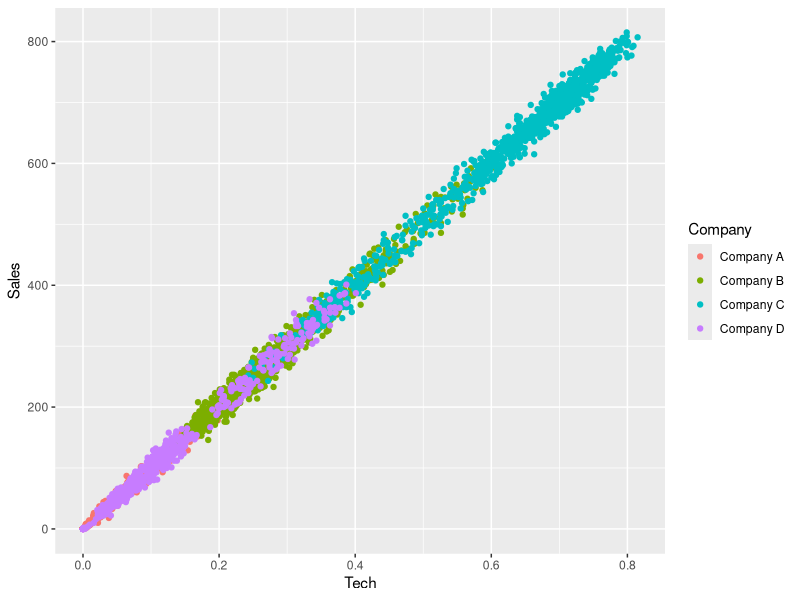
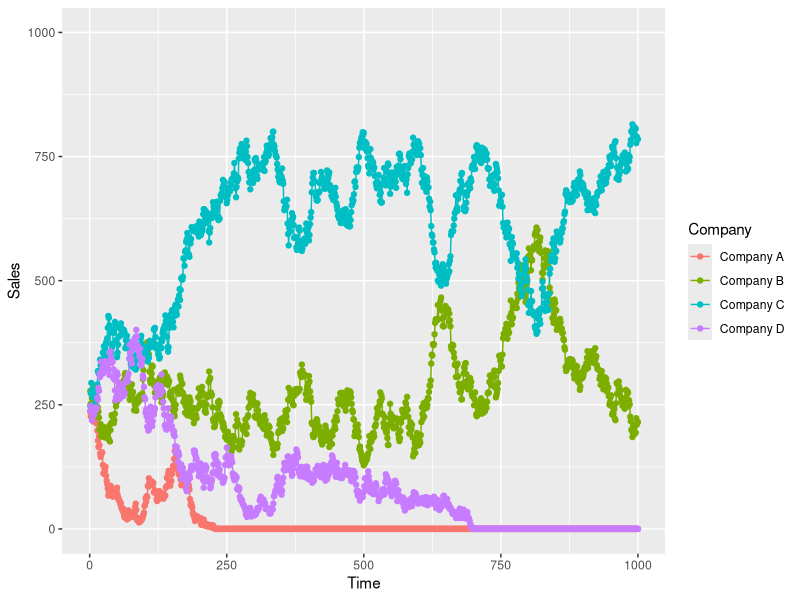
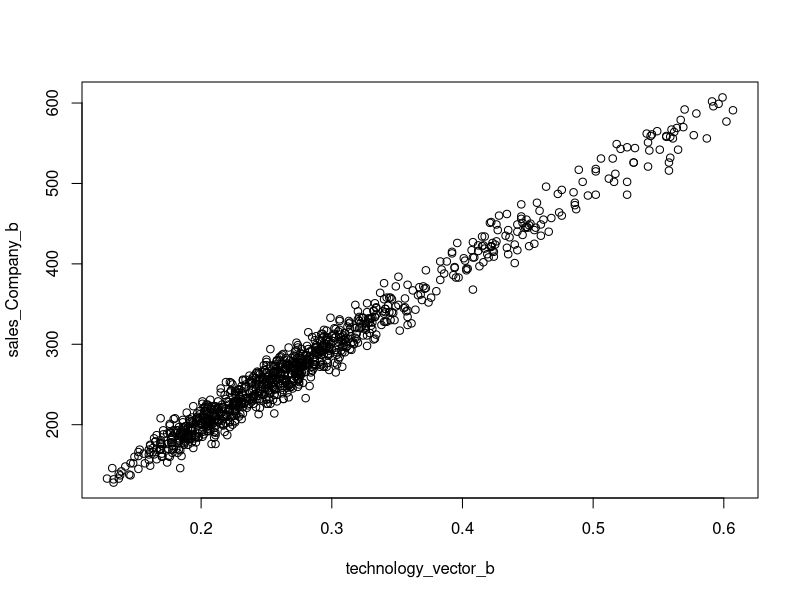
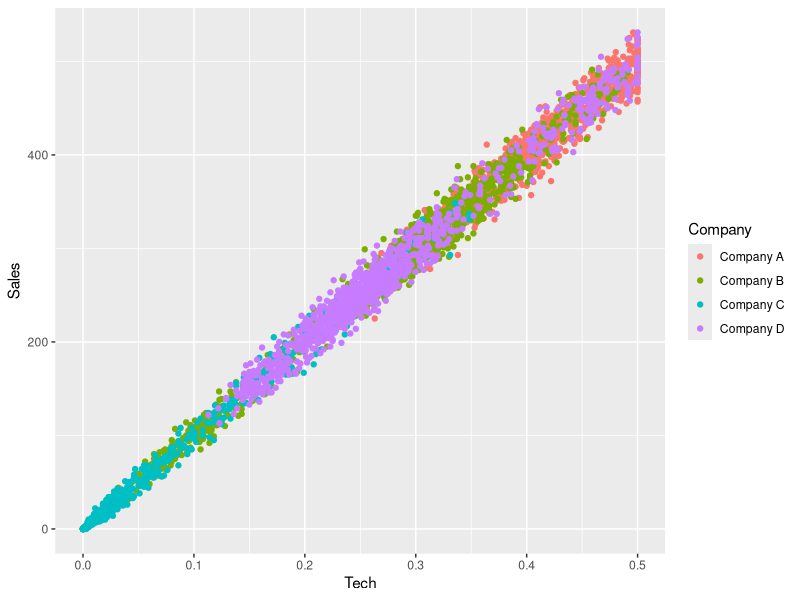
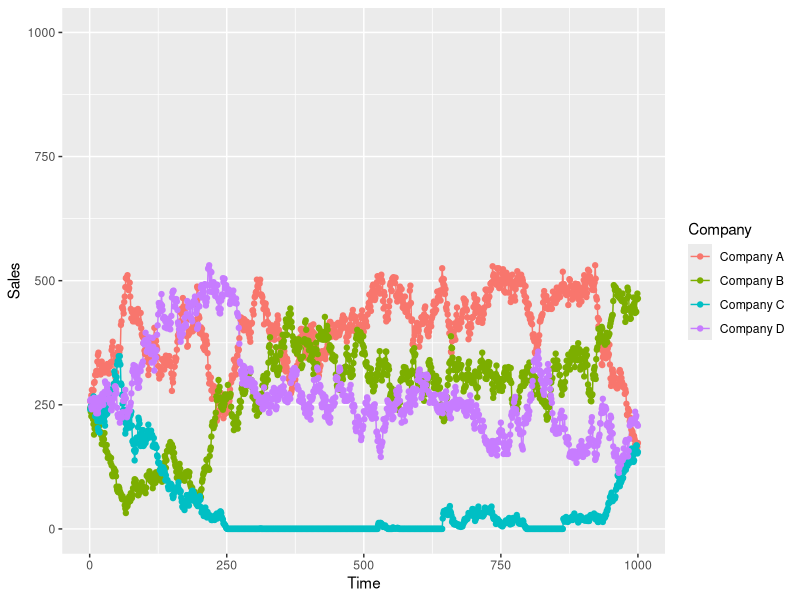
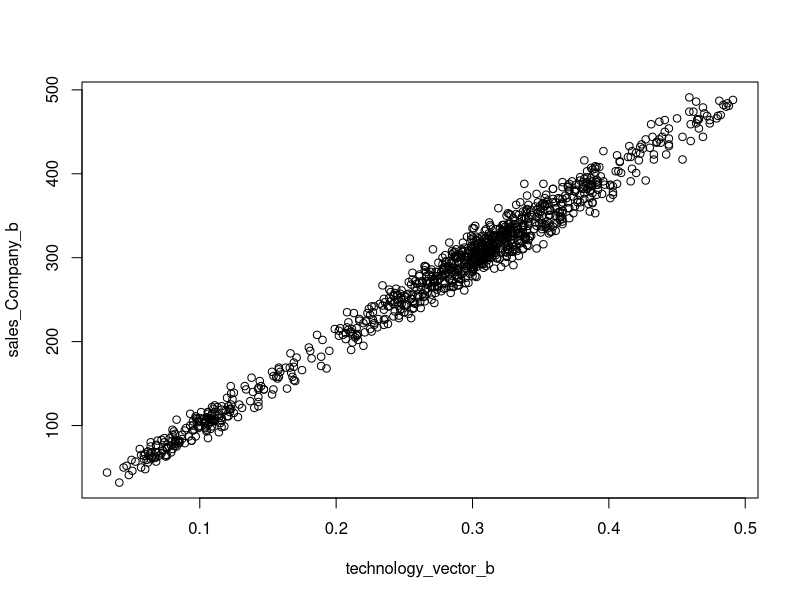

R code for these plots, in order: (Note: a time limit stopped this script after it produced the figures.)
###### Monopoly | 4 companies ###### 

sales_Company_a<-0
sales_Company_b<-0
sales_Company_c<-0
sales_Company_d<-0

population <- 1000

technology_vector_a<-0
technology_vector_b<-0
technology_vector_c<-0
technology_vector_d<-0

tech_a <- .25
tech_b <- .50
tech_c <- .75
tech_d <- 1

i<-1

while(i < 1001){
  
  demand_Company_a <- 0
  supply_Company_a <-1000
  
  demand_Company_b <- 0
  supply_Company_b <-1000
  
  demand_Company_c <- 0
  supply_Company_c <-1000
  
  demand_Company_d <- 0
  supply_Company_d <-1000
  
  agents <- runif(population, min = 0, max = 1)
  
  for(j in agents){
    
    if(j <= tech_a){
      if(supply_Company_a > 0){
        
        
        demand_Company_a <- demand_Company_a + 1
        supply_Company_a <- supply_Company_a - 1
        
      }
      
    } 
    
    else if(j <= tech_b & j > tech_a){
      if(supply_Company_b > 0){
        
        demand_Company_b <- demand_Company_b + 1
        supply_Company_b <- supply_Company_b - 1
        
      }
      
    }
    
    else if(j <= tech_c & j > tech_b){
      if(supply_Company_c > 0){
        
        demand_Company_c <- demand_Company_c + 1
        supply_Company_c <- supply_Company_c - 1
        
      }
      
    }
    
    else if(j <= tech_d & j > tech_c){
      if(supply_Company_d > 0){
        
        demand_Company_d <- demand_Company_d + 1
        supply_Company_d <- supply_Company_d - 1
        
      }
      
    }
    
  }
  
  technology_vector_a[i]<-tech_a
  technology_vector_b[i]<-tech_b - tech_a
  technology_vector_c[i]<-tech_c - tech_b
  technology_vector_d[i]<-tech_d - tech_c
  
  tech_a <- demand_Company_a/(demand_Company_a + demand_Company_b + demand_Company_c + demand_Company_d)
  tech_b <- demand_Company_b/(demand_Company_a + demand_Company_b + demand_Company_c + demand_Company_d) + tech_a
  tech_c <- demand_Company_c/(demand_Company_a + demand_Company_b + demand_Company_c + demand_Company_d) + tech_b
  tech_d <- demand_Company_d/(demand_Company_a + demand_Company_b + demand_Company_c + demand_Company_d) + tech_c
  
  
  sales_Company_a[i]<-demand_Company_a
  sales_Company_b[i]<-demand_Company_b
  sales_Company_c[i]<-demand_Company_c
  sales_Company_d[i]<-demand_Company_d
  
  i<-i+1
  
}

df_a <- as.data.frame(cbind(sales_Company_a,technology_vector_a))
names(df_a)[1]<-"Sales"
names(df_a)[2]<-"Tech"

df_b <- as.data.frame(cbind(sales_Company_b,technology_vector_b))
names(df_b)[1]<-"Sales"
names(df_b)[2]<-"Tech"

df_c <- as.data.frame(cbind(sales_Company_c,technology_vector_c))
names(df_c)[1]<-"Sales"
names(df_c)[2]<-"Tech"

df_d <- as.data.frame(cbind(sales_Company_d,technology_vector_d))
names(df_d)[1]<-"Sales"
names(df_d)[2]<-"Tech"

df_a$Company <- "Company A"
df_b$Company <- "Company B"
df_c$Company <- "Company C"
df_d$Company <- "Company D"

df<-rbind(df_a,df_b,df_c,df_d)
df$Time<-c(1:1000,1:1000,1:1000,1:1000)

library(ggplot2)

SalesPlot1<-ggplot(df, aes(x=Tech, y=Sales, group=Company)) +
  geom_point(aes(color=Company))

SalesPlot1

SalesPlot_4C<-ggplot(df, aes(x=Time, y=Sales, group=Company)) +
  geom_line(aes(color=Company))+
  geom_point(aes(color=Company))+
  xlim(0,1000)+ylim(0,1000)

SalesPlot_4C

model<-lm(sales_Company_b~technology_vector_b)

plot(technology_vector_b,sales_Company_b)


###### Monopoly | 4 companies | Government Intervention ###### 

reg_factor <- .5

sales_Company_a<-0
sales_Company_b<-0
sales_Company_c<-0
sales_Company_d<-0

population <- 1000

technology_vector_a<-0
technology_vector_b<-0
technology_vector_c<-0
technology_vector_d<-0

tech_a <- .25
tech_b <- .50
tech_c <- .75
tech_d <- 1

i<-1

while(i < 1001){
  
  demand_Company_a <- 0
  supply_Company_a <-1000
  
  demand_Company_b <- 0
  supply_Company_b <-1000
  
  demand_Company_c <- 0
  supply_Company_c <-1000
  
  demand_Company_d <- 0
  supply_Company_d <-1000
  
  agents <- runif(population, min = 0, max = 1)
  
  for(j in agents){
    
    if(j <= tech_a){
      if(supply_Company_a > 0){
        
        
        demand_Company_a <- demand_Company_a + 1
        supply_Company_a <- supply_Company_a - 1
        
      }
      
    } 
    
    else if(j <= tech_b & j > tech_a){
      if(supply_Company_b > 0){
        
        demand_Company_b <- demand_Company_b + 1
        supply_Company_b <- supply_Company_b - 1
        
      }
      
    }
    
    else if(j <= tech_c & j > tech_b){
      if(supply_Company_c > 0){
        
        demand_Company_c <- demand_Company_c + 1
        supply_Company_c <- supply_Company_c - 1
        
      }
      
    }
    
    else if(j <= tech_d & j > tech_c){
      if(supply_Company_d > 0){
        
        demand_Company_d <- demand_Company_d + 1
        supply_Company_d <- supply_Company_d - 1
        
      }
      
    }
    
  }
  
  technology_vector_a[i]<-tech_a
  technology_vector_b[i]<-tech_b - tech_a
  technology_vector_c[i]<-tech_c - tech_b
  technology_vector_d[i]<-tech_d - tech_c
  
  tech_a <- demand_Company_a/(demand_Company_a + demand_Company_b + demand_Company_c + demand_Company_d)
  tech_b <- demand_Company_b/(demand_Company_a + demand_Company_b + demand_Company_c + demand_Company_d)
  tech_c <- demand_Company_c/(demand_Company_a + demand_Company_b + demand_Company_c + demand_Company_d)
  tech_d <- demand_Company_d/(demand_Company_a + demand_Company_b + demand_Company_c + demand_Company_d)
  
  if(tech_a >= reg_factor | tech_b >= reg_factor | tech_c >= reg_factor | tech_d >= reg_factor){
    tempdf <- as.data.frame(rbind(tech_a,tech_b,tech_c,tech_d))
    tempdf$adjv1 <- ifelse(tempdf$V1 >= reg_factor, 0, tempdf$V1)
    tempdf$adjv2 <- ifelse(tempdf$V1 >= reg_factor, 1, 0)
    tempdf$adjv3 <- ifelse(sum(tempdf$adjv2) == 1, 1 - reg_factor,
                           ifelse(sum(tempdf$adjv2) == 2, 1 -(2*reg_factor), 0))
    tempdf$adjv4 <- ifelse(tempdf$adjv2 == 1, reg_factor, tempdf$V1 )
    tempdf$adjv5 <- ifelse(1-sum(tempdf$adjv4)>0, 1-sum(tempdf$adjv4),0)
    tempdf$adjv6 <- nrow(tempdf[(tempdf$adjv4==0),])
    tempdf$final <- ifelse(tempdf$adjv4 == 0, tempdf$adjv5/tempdf$adjv6, tempdf$adjv4)
    
    tech_a <- tempdf$final[1]
    tech_b <- tempdf$final[2] + tech_a
    tech_c <- tempdf$final[3] + tech_b
    tech_d <- tempdf$final[4] + tech_c
  } else {
    
    tech_a <- tech_a
    tech_b <- tech_a + tech_b
    tech_c <- tech_b + tech_c
    tech_d <- 1}
  
  sales_Company_a[i]<-demand_Company_a
  sales_Company_b[i]<-demand_Company_b
  sales_Company_c[i]<-demand_Company_c
  sales_Company_d[i]<-demand_Company_d
  
  i<-i+1
  
}

df_a <- as.data.frame(cbind(sales_Company_a,technology_vector_a))
names(df_a)[1]<-"Sales"
names(df_a)[2]<-"Tech"

df_b <- as.data.frame(cbind(sales_Company_b,technology_vector_b))
names(df_b)[1]<-"Sales"
names(df_b)[2]<-"Tech"

df_c <- as.data.frame(cbind(sales_Company_c,technology_vector_c))
names(df_c)[1]<-"Sales"
names(df_c)[2]<-"Tech"

df_d <- as.data.frame(cbind(sales_Company_d,technology_vector_d))
names(df_d)[1]<-"Sales"
names(df_d)[2]<-"Tech"

df_a$Company <- "Company A"
df_b$Company <- "Company B"
df_c$Company <- "Company C"
df_d$Company <- "Company D"

df<-rbind(df_a,df_b,df_c,df_d)
df$Time<-c(1:1000,1:1000,1:1000,1:1000)

library(ggplot2)

SalesPlot1<-ggplot(df, aes(x=Tech, y=Sales, group=Company)) +
  geom_point(aes(color=Company))

SalesPlot1

SalesPlot_4C_GovInt<-ggplot(df, aes(x=Time, y=Sales, group=Company)) +
  geom_line(aes(color=Company))+
  geom_point(aes(color=Company))+
  xlim(0,1000)+ylim(0,1000)

SalesPlot_4C_GovInt

model<-lm(sales_Company_b~technology_vector_b)

plot(technology_vector_b,sales_Company_b)

techdf <- cbind(technology_vector_a,technology_vector_b,technology_vector_c,technology_vector_d)

salesdf <- cbind(sales_Company_a,sales_Company_b,sales_Company_c,sales_Company_d)

###### Monopoly | 4 companies | NO Government Intervention | All want to buy | Wage | Optimizing Price ###### 

sum_mean <- 0
####for people's income use weibull dist instead of 
#income <- function(x){rnorm(1, 10, sd=1)}
income <- function(x){(rweibull(x, shape=1.5, scale = 2)*10)}

#price_a <- c(8.09, 8.4, 8.5, 8.6, 8.7, 8.8, 8.9)
#price_b <- c(8.10, 8.41, 8.51, 8.61, 8.71, 8.81, 8.91)
#price_c <- c(8.11, 8.42, 8.52, 8.62, 8.72, 8.82, 8.92)
#price_d <- c(8.12, 8.43, 8.53, 8.63, 8.73, 8.83, 8.93)
df_sum_mean<-data.frame(Sales=numeric(),
                        Price=numeric(), 
                        Company=character(),
                        Time=numeric(),
                        FactorReg=numeric(), 
                        stringsAsFactors=FALSE) 



price_a <- rep(5,100)
price_b <- rep(7,100)
price_c <- rep(10,100)
price_d <- rep(13,100)

f <- 1

reg_factor <- c(.3,.4,.5,.6,.7,.8,.9,1.1)

while(f<length(reg_factor)+1){
  
  k<-1
  
  totsales_a<-0
  totsales_b<-0
  totsales_c<-0
  totsales_d<-0
  
  while(k<length(price_a)+1){
    #round(rnorm(1, .5, sd=.1),2)
    # money <- rnorm(1, 10, sd=1) > 9.5
    
    sales_Company_a<-0
    sales_Company_b<-0
    sales_Company_c<-0
    sales_Company_d<-0
    
    population <- 1000
    
    technology_vector_a<-0
    technology_vector_b<-0
    technology_vector_c<-0
    technology_vector_d<-0
    
    tech_a <- .25
    tech_b <- .50
    tech_c <- .75
    tech_d <- 1
    
    i<-1
    
    while(i < 1001){
      
      demand_Company_a <- 0
      supply_Company_a <-1000
      
      demand_Company_b <- 0
      supply_Company_b <-1000
      
      demand_Company_c <- 0
      supply_Company_c <-1000
      
      demand_Company_d <- 0
      supply_Company_d <-1000
      
      agents <- runif(population, min = 0, max = 1)
      #decides_to_buy <- ifelse(runif(population, min = 0, max = 1) >= .5, 1, NA)
      #agents_buy <- agents * decides_to_buy
      
      for(j in agents){
        
        if(is.na(j)){
          
          
        } 
        
        else if((j <= tech_a) & (income(1) > price_a[k])){
          if(supply_Company_a > 0){
            
            
            demand_Company_a <- demand_Company_a + 1
            supply_Company_a <- supply_Company_a - 1
            
          }
          
        } 
        
        else if((j <= tech_b) & (j > tech_a) & (income(1) > price_b[k])){
          if(supply_Company_b > 0){
            
            demand_Company_b <- demand_Company_b + 1
            supply_Company_b <- supply_Company_b - 1
            
          }
          
        }
        
        else if((j <= tech_c) & (j > tech_b) & (income(1) > price_c[k])){
          if(supply_Company_c > 0){
            
            demand_Company_c <- demand_Company_c + 1
            supply_Company_c <- supply_Company_c - 1
            
          }
          
        }
        
        else if((j <= tech_d) & (j > tech_c) & (income(1) > price_d[k])){
          if(supply_Company_d > 0){
            
            demand_Company_d <- demand_Company_d + 1
            supply_Company_d <- supply_Company_d - 1
            
          }
          
        }  
        
      }
      
      technology_vector_a[i]<-tech_a
      technology_vector_b[i]<-tech_b - tech_a
      technology_vector_c[i]<-tech_c - tech_b
      technology_vector_d[i]<-tech_d - tech_c
      
      tech_a <- demand_Company_a/(demand_Company_a + demand_Company_b + demand_Company_c + demand_Company_d)
      tech_b <- demand_Company_b/(demand_Company_a + demand_Company_b + demand_Company_c + demand_Company_d)
      tech_c <- demand_Company_c/(demand_Company_a + demand_Company_b + demand_Company_c + demand_Company_d)
      tech_d <- demand_Company_d/(demand_Company_a + demand_Company_b + demand_Company_c + demand_Company_d)
      
      if(tech_a >= reg_factor[f] | tech_b >= reg_factor[f] | tech_c >= reg_factor[f] | tech_d >= reg_factor[f]){
        tempdf <- as.data.frame(rbind(tech_a,tech_b,tech_c,tech_d))
        tempdf$adjv1 <- ifelse(tempdf$V1 >= reg_factor[f], 0, tempdf$V1)
        tempdf$adjv2 <- ifelse(tempdf$V1 >= reg_factor[f], 1, 0)
        tempdf$adjv3 <- ifelse(sum(tempdf$adjv2) == 1, 1 - reg_factor[f],
                               ifelse(sum(tempdf$adjv2) == 2, 1 -(2*reg_factor[f]), 0))
        tempdf$adjv4 <- ifelse(tempdf$adjv2 == 1, reg_factor[f], tempdf$V1 )
        tempdf$adjv5 <- ifelse(1-sum(tempdf$adjv4)>0, 1-sum(tempdf$adjv4),0)
        tempdf$adjv6 <- nrow(tempdf[(tempdf$adjv4==0),])
        # 4 because we have four companies
        tempdf$adjv7 <- 4-nrow(tempdf[(tempdf$V1>reg_factor[f]),])
        tempdf$final <- ifelse(tempdf$adjv4 == 0, tempdf$adjv5/tempdf$adjv6,
                               ifelse(tempdf$adjv6==0, (tempdf$adjv5/tempdf$adjv7)+tempdf$adjv4,tempdf$adjv4))
        
        tech_a <- tempdf$final[1]
        tech_b <- tempdf$final[2] + tech_a
        tech_c <- tempdf$final[3] + tech_b
        tech_d <- tempdf$final[4] + tech_c
      } else {
        
        tech_a <- tech_a
        tech_b <- tech_a + tech_b
        tech_c <- tech_b + tech_c
        tech_d <- 1}
      
      sales_Company_a[i]<-demand_Company_a
      sales_Company_b[i]<-demand_Company_b
      sales_Company_c[i]<-demand_Company_c
      sales_Company_d[i]<-demand_Company_d
      
      
      i<-i+1
      
    }
    
    totsales_a[k]<-sum(sales_Company_a)*price_a[k]
    totsales_b[k]<-sum(sales_Company_b)*price_b[k]
    totsales_c[k]<-sum(sales_Company_c)*price_c[k]
    totsales_d[k]<-sum(sales_Company_d)*price_d[k]
    
    
    df_a <- as.data.frame(cbind(totsales_a,price_a))
    names(df_a)[1]<-"Sales"
    names(df_a)[2]<-"Price"
    
    df_b <- as.data.frame(cbind(totsales_b,price_b))
    names(df_b)[1]<-"Sales"
    names(df_b)[2]<-"Price"
    
    df_c <- as.data.frame(cbind(totsales_c,price_c))
    names(df_c)[1]<-"Sales"
    names(df_c)[2]<-"Price"
    
    df_d <- as.data.frame(cbind(totsales_d,price_d))
    names(df_d)[1]<-"Sales"
    names(df_d)[2]<-"Price"
    
    df_a$Company <- "Company A"
    df_b$Company <- "Company B"
    df_c$Company <- "Company C"
    df_d$Company <- "Company D"
    
    df<-rbind(df_a,df_b,df_c,df_d)
    df$Time<-c(1:length(price_a),1:length(price_b),1:length(price_c),1:length(price_d))
    
    
    k<-k+1
    
    
  }
  
  df$FactorReg <- reg_factor[f]
  df_sum_mean <- rbind(df,df_sum_mean)
  
  sum_mean[f]<-sum(mean(totsales_a)+mean(totsales_b)+mean(totsales_c)+mean(totsales_d))
  
  f<-f+1
  
}

df_sum_mean$Quantity <- df_sum_mean$Sales/df_sum_mean$Price

library(ggplot2)

SalesPlot_4C_GovIntFactor_Income<-ggplot(df_sum_mean, aes(x=Time, y=Sales/1000000, colour=Company)) +
  #geom_line()+
  geom_point()+ xlim(0,length(price_a))+ylim(0,4)+ 
  #geom_text(aes(label = round(Price, 2)),
  #        vjust = "inward", hjust = "inward",
  #        show.legend = FALSE)+
  facet_wrap(vars(FactorReg))+
  scale_color_discrete(name="Company", labels=c("Company A","Company B","Company C","Company D"))+
  labs(x = "Time", y = "Sales (Millions)", 
       title = "Sales by Price Point") 

SalesPlot_4C_GovIntFactor_Income


QuantityPlot_4C_GovIntFactor_Income<-ggplot(df_sum_mean, aes(x=Time, y=Quantity/1000000, colour=Company)) +
  #geom_line()+
  geom_point()+ xlim(0,length(price_a))+ylim(0,1.1)+ 
  #geom_text(aes(label = round(Price, 2)),
  #        vjust = "inward", hjust = "inward",
  #        show.legend = FALSE)+
  facet_wrap(vars(FactorReg))+
  scale_color_discrete(name="Company", labels=c("Company A","Company B","Company C","Company D"))+
  labs(x = "Time", y = "Demand (Millions)", 
       title = "Quantity Sold by Price Point") 

QuantityPlot_4C_GovIntFactor_Income

df_sum_mean$Paste <- paste(df_sum_mean$Company,df_sum_mean$Price,sep="__")


library(dplyr)

group_df <- df_sum_mean %>%
  group_by(Company, FactorReg) %>% 
  summarise(quantity = mean(Quantity), sales = mean(Sales))


Agg_plot_4C_GovIntFactor_Income<-ggplot(group_df, aes(x=FactorReg, y=sales/1000000, colour=Company)) +
  geom_line()+
  geom_point()+ xlim(.25,1.25)+ylim(0,4)+ 
  #geom_text(aes(label = round(Price, 2)),
  #        vjust = "inward", hjust = "inward",
  #        show.legend = FALSE)+
  #facet_wrap(vars(FactorReg))+
  scale_color_discrete(name="Company", labels=c("Company A","Company B","Company C","Company D"))+
  labs(x = "Regulation Factor", y = "Sales (Millions)", 
       title = "Sales by Company") 

Agg_plot_4C_GovIntFactor_Income

hist(rweibull(100, shape=1.5, scale = 2)*10)
